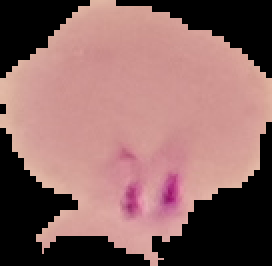
#> input picture samples/parasitized_2.png, 136 x 133 px (shown 2 times larger)
$ python make_diagrams.py
#> lines starting #> are read from the running program, lines starting #| are printed output that depends on the picture
"""Draws the system architecture diagram for the report (report/assets/architecture.png)."""
from pathlib import Path

import matplotlib

matplotlib.use("Agg")
import matplotlib.pyplot as plt
from matplotlib.patches import FancyArrowPatch, FancyBboxPatch

OUT = Path(__file__).parent / "assets"
plt.rcParams["font.family"] = "serif"
plt.rcParams["font.serif"] = ["Times New Roman", "DejaVu Serif"]


def box(ax, x, y, w, h, title, lines=(), fill="white", bold=True):
#> called with x = 0.4, y = 4.6, w = 1.9, h = 1.5, title = 'Dataset', fill = 'white', bold = True
    ax.add_patch(FancyBboxPatch((x, y), w, h, boxstyle="round,pad=0.02,rounding_size=0.08",
                                linewidth=1.2, edgecolor="black", facecolor=fill))
    ax.text(x + w / 2, y + h - 0.22, title, ha="center", va="top", fontsize=10.5,
            fontweight="bold" if bold else "normal")
    for i, line in enumerate(lines):
        ax.text(x + w / 2, y + h - 0.55 - i * 0.24, line, ha="center", va="top", fontsize=8.5)


def arrow(ax, p, q, label=None, both=False, offset=(0, 0.12)):
    ax.add_patch(FancyArrowPatch(p, q, arrowstyle="<|-|>" if both else "-|>", mutation_scale=12,
                                 linewidth=1.1, color="black"))
    if label:
        ax.text((p[0] + q[0]) / 2 + offset[0], (p[1] + q[1]) / 2 + offset[1], label,
                ha="center", va="bottom", fontsize=8, style="italic")


def main():
    fig, ax = plt.subplots(figsize=(11, 7.2))
    ax.set_xlim(0, 11)
    ax.set_ylim(0, 7.2)
    ax.axis("off")

    # Lane labels
    ax.add_patch(FancyBboxPatch((0.15, 4.35), 10.7, 2.65, boxstyle="round,pad=0.02,rounding_size=0.1",
                                linewidth=0.8, edgecolor="#888", facecolor="#f4f4f4", linestyle="--"))
    ax.text(0.35, 6.85, "A. Offline: training and evaluation (laptop CPU)", fontsize=10, va="top",
            fontweight="bold", color="#333")
    ax.add_patch(FancyBboxPatch((0.15, 0.15), 10.7, 3.95, boxstyle="round,pad=0.02,rounding_size=0.1",
                                linewidth=0.8, edgecolor="#888", facecolor="#f4f4f4", linestyle="--"))
    ax.text(0.35, 3.95, "B. Online: web application", fontsize=10, va="top", fontweight="bold",
            color="#333")

    # Offline lane
    y = 4.6
    box(ax, 0.4, y, 1.9, 1.5, "Dataset", ["NIH Malaria Cell", "Images", "27,558 cells"])
    box(ax, 2.75, y, 1.9, 1.5, "pipeline.py", ["Stages 1-5", "crop, resize, CLAHE,", "median filter"])
    box(ax, 5.1, y, 1.9, 1.5, "train.py", ["MobileNetV2,", "transfer learning", "(PyTorch)"])
    box(ax, 7.45, y, 1.5, 1.5, "Model", [".pt weights", "metrics.json", "figures"])
    box(ax, 9.3, y, 1.4, 1.5, "export_onnx.py", ["same network", "as .onnx file"], bold=True)
    for a, b in ((2.3, 2.75), (4.65, 5.1), (7.0, 7.45), (8.95, 9.3)):
        arrow(ax, (a, y + 0.75), (b, y + 0.75))

    # Online lane
    box(ax, 0.4, 1.55, 1.6, 1.6, "Browser", ["user picks or", "uploads a cell"])
    box(ax, 2.6, 1.55, 1.9, 1.6, "React web app", ["hosted on Vercel", "shows steps, verdict,", "metrics, syllabus map"])
    box(ax, 5.95, 0.45, 1.95, 3.3, "FastAPI server", ["hosted on Render", "backend/main.py", "", "/api/samples", "/api/analyze",
                                                      "/api/metrics", "/api/health"])
    box(ax, 8.4, 2.25, 2.3, 1.5, "ONNX Runtime", ["Stage 9: MobileNetV2", "Parasitized /", "Uninfected"])
    box(ax, 8.4, 0.45, 2.3, 1.5, "pipeline.py", ["Stages 1-8 (OpenCV):", "enhance, Otsu,", "morphology, contours"])
    arrow(ax, (2.0, 2.35), (2.6, 2.35), "HTTPS", both=True)
    arrow(ax, (4.5, 2.65), (5.95, 2.65), "image + settings")
    arrow(ax, (5.95, 1.95), (4.5, 1.95))
    ax.text(5.22, 1.82, "JSON: 10 step images,", ha="center", va="top", fontsize=8, style="italic")
    ax.text(5.22, 1.58, "verdict, thresholds", ha="center", va="top", fontsize=8, style="italic")
    arrow(ax, (7.9, 3.0), (8.4, 3.0))
    arrow(ax, (7.9, 1.2), (8.4, 1.2))
    # Trained model feeds the server
    arrow(ax, (10.0, 4.6), (10.0, 3.75), "model file", offset=(0.42, -0.05))

    fig.tight_layout()
    OUT.mkdir(exist_ok=True)
    fig.savefig(OUT / "architecture.png", dpi=200, facecolor="white")
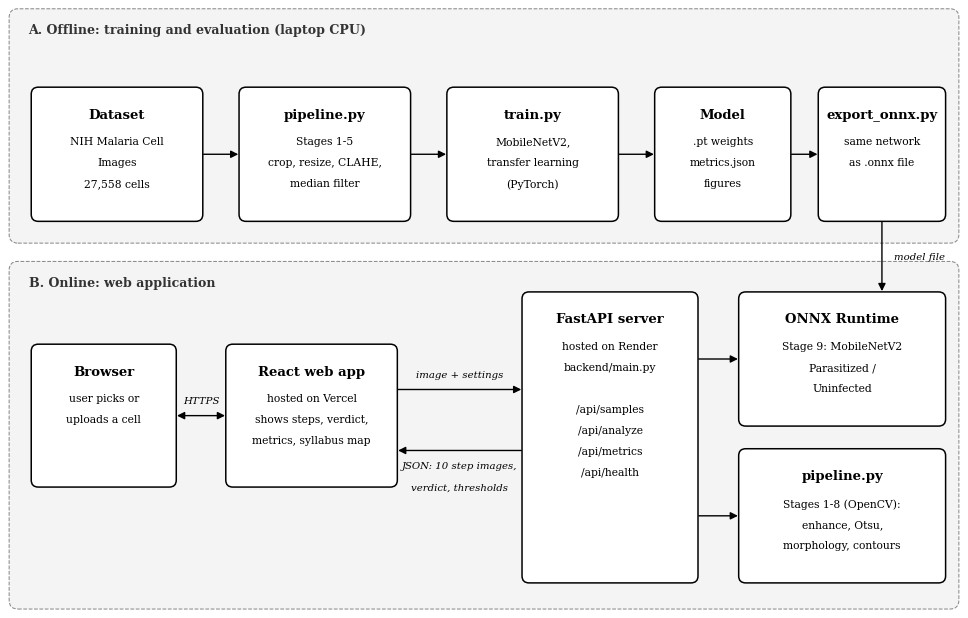
#> figure drawn by matplotlib, 1 panel
    print("saved", OUT / "architecture.png")


GREEN, BLUE, RED, GREY = "#2E9E5B", "#2F6FED", "#EE4B5C", "#9A9A9A"


def neural_network():
    """Simplified neural-network picture of our MobileNetV2 classifier
    (report/assets/neural_network.png). Large text so it stays readable
    at README and A4 width."""
    plt.rcParams["font.family"] = "DejaVu Sans"
    fig, ax = plt.subplots(figsize=(12, 7.8))
    ax.set_xlim(0, 12)
    ax.set_ylim(0, 7.8)
    ax.axis("off")

    ax.text(6, 7.45, "MalariaVision: Neural Network Architecture", ha="center", va="center",
            fontsize=22, fontweight="bold")
    ax.text(6, 7.05, "Simplified view of our MobileNetV2 classifier (transfer learning)", ha="center",
            va="center", fontsize=13, color="#555")

    # Input cell image
    cell = plt.imread(Path(__file__).resolve().parent.parent / "samples" / "parasitized_2.png")
#> cell is the input picture: shape (133, 136, 3) float32; mean R, G, B 0.546, 0.399, 0.39
    ax.imshow(cell, extent=(0.15, 1.65, 3.1, 4.6), zorder=3)
    ax.text(0.9, 2.85, "Cell image", ha="center", va="top", fontsize=14, fontweight="bold")
    ax.text(0.9, 2.5, "128 × 128 × 3", ha="center", va="top", fontsize=13, color="#444")

    r = 0.3
    X_IN, X_H1, X_H2, X_OUT = 2.6, 4.55, 6.85, 8.95
    ax.annotate("", xy=(X_IN - r - 0.08, 3.85), xytext=(1.75, 3.85),
                arrowprops=dict(arrowstyle="-|>", color="black", lw=1.6))
    layers = {
        "in": (X_IN, [5.55, 4.65, 3.75, 2.05], GREEN, 2.9),
        "h1": (X_H1, [5.2, 4.3, 3.4, 2.5], BLUE, None),
        "h2": (X_H2, [4.75, 3.8, 2.85], BLUE, None),
        "out": (X_OUT, [4.35, 3.2], RED, None),
    }
    # Connections first, so circles are drawn on top
    order = ["in", "h1", "h2", "out"]
    for a, b in zip(order, order[1:]):
        xa, ya, _, _ = layers[a]
        xb, yb, _, _ = layers[b]
        for y1 in ya:
            for y2 in yb:
                ax.plot([xa + r, xb - r], [y1, y2], color=GREY, lw=0.9, zorder=1)
    for key, (x, ys, color, dots) in layers.items():
        for y in ys:
            ax.add_patch(plt.Circle((x, y), r, color=color, zorder=2))
        if dots:
            ax.text(x, dots, "⋮", ha="center", va="center", fontsize=28, color="#555")
    for label, y in (("x₁", 5.55), ("x₂", 4.65), ("x₃", 3.75), ("xₙ", 2.05)):
        ax.text(X_IN, y, label, ha="center", va="center", fontsize=14, color="white",
                fontweight="bold", zorder=3)

    # Column labels
    mid = (X_H1 + X_H2) / 2
    ax.text(X_IN, 6.35, "Input layer", ha="center", fontsize=16, fontweight="bold", color=GREEN)
    ax.text(mid, 6.35, "Hidden layers", ha="center", fontsize=16, fontweight="bold", color=BLUE)
    ax.text(mid, 6.15, "52 convolution layers\n(17 inverted residual blocks)", ha="center", va="top",
            fontsize=12, color="#333")
    ax.text(X_OUT, 6.35, "Output layer", ha="center", fontsize=16, fontweight="bold", color=RED)
    ax.text(X_OUT, 6.15, "Softmax, 2 classes", ha="center", va="top", fontsize=12, color="#333")
    ax.text(X_IN, 1.6, "49,152 pixel values\n(after Stages 1-5)", ha="center", va="top", fontsize=12)
    ax.text(X_H1, 1.6, "Early layers\nedges, colours\n(frozen)", ha="center", va="top", fontsize=12)
    ax.text(X_H2, 1.6, "Later layers\npurple spots, shapes\n(fine-tuned)", ha="center", va="top", fontsize=12)
    ax.text(X_OUT + 0.45, 4.35, "Parasitized\n98.6%", ha="left", va="center", fontsize=14, fontweight="bold")
    ax.text(X_OUT + 0.45, 3.2, "Uninfected\n1.4%", ha="left", va="center", fontsize=14)

    # Legend
    for i, (name, color) in enumerate((("Input", GREEN), ("Hidden", BLUE), ("Output", RED))):
        y = 1.95 - i * 0.38
        ax.add_patch(plt.Circle((10.0, y), 0.13, color=color))
        ax.text(10.22, y, name, va="center", fontsize=13, fontweight="bold")

    # Training facts
    ax.add_patch(FancyBboxPatch((0.05, 0.12), 11.9, 0.5, boxstyle="round,pad=0.02,rounding_size=0.1",
                                linewidth=0.8, edgecolor="#ccc", facecolor="#fafafa"))
    ax.text(6, 0.37, "ImageNet pre-trained  ·  Adam  ·  learning rate 0.001 → 0.0001  ·  "
            "cross-entropy loss  ·  19,282 training images  ·  96.6% accuracy",
            ha="center", va="center", fontsize=10)

    fig.savefig(OUT / "neural_network.png", dpi=150, facecolor="white", bbox_inches="tight")
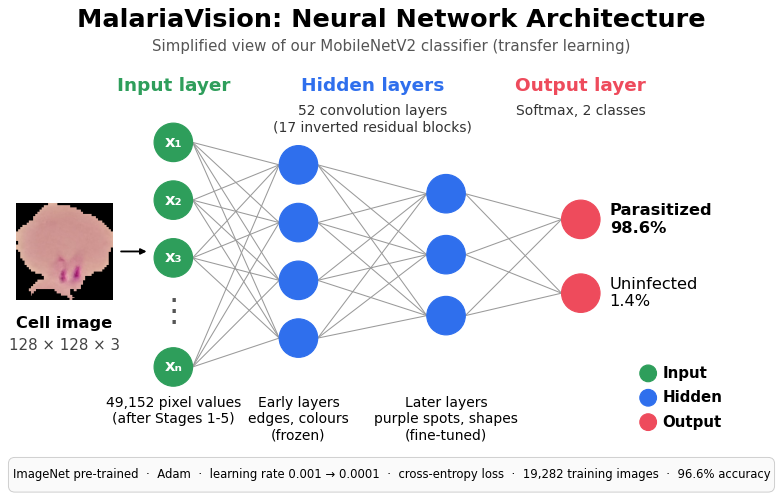
#> figure drawn by matplotlib, 1 panel
    plt.close(fig)
    print("saved", OUT / "neural_network.png")


def neuron():
    """One node of the network in detail (report/assets/neuron.png)."""
    plt.rcParams["font.family"] = "DejaVu Sans"
    fig, ax = plt.subplots(figsize=(12, 5))
    ax.set_xlim(0, 12)
    ax.set_ylim(0, 5)
    ax.axis("off")

    ax.text(6, 4.7, "One node (neuron), zoomed in", ha="center", va="center", fontsize=20,
            fontweight="bold")
    cx, cy, R = 5.3, 2.45, 1.15
    ax.add_patch(plt.Circle((cx, cy), R, color="#333", zorder=2))
    ax.add_patch(plt.matplotlib.patches.Wedge((cx, cy), R, -90, 90, color="#666", zorder=2))
    ax.text(cx - 0.6, cy, "Σ wᵢxᵢ + b", ha="center", va="center", fontsize=12, color="white", zorder=3)
    ax.text(cx + 0.56, cy, "f(z)", ha="center", va="center", fontsize=16, color="white", zorder=3)
    ax.text(cx - 0.9, cy + R + 0.28, "Weighted sum", ha="center", fontsize=13, color="#333")
    ax.text(cx + 0.95, cy + R + 0.28, "Activation", ha="center", fontsize=13, color="#333")

    ax.text(0.9, 4.0, "Inputs", ha="center", fontsize=14, fontweight="bold", color=GREEN)
    for label, y in (("x₁", 3.4), ("x₂", 2.45), ("xₙ", 1.3)):
        ax.text(0.9, y, label, ha="center", va="center", fontsize=17)
        ax.annotate("", xy=(cx - R * 0.98, cy + (y - cy) * 0.3), xytext=(1.25, y),
                    arrowprops=dict(arrowstyle="-|>", color="black", lw=1.4))
    ax.text(0.9, 1.9, "⋮", ha="center", va="center", fontsize=22, color="#555")
    ax.text(1.4, 0.55, "Weights w₁ … wₙ on the arrows (learned in training)", ha="left", fontsize=13,
            color="#333")

    ax.annotate("", xy=(7.75, cy), xytext=(cx + R, cy), arrowprops=dict(arrowstyle="-|>", color="black", lw=1.4))
    ax.text(7.1, cy + 0.2, "output", ha="center", fontsize=14)

    ax.add_patch(FancyBboxPatch((8.0, 0.75), 3.85, 3.35, boxstyle="round,pad=0.02,rounding_size=0.12",
                                linewidth=0.8, edgecolor="#ccc", facecolor="#f7f7f7"))
    lines = [("z = Σ wᵢxᵢ + b", True), ("output = f(z)", True), ("", False),
             ("Hidden layers: f = ReLU6", True), ("ReLU6(z) = min(max(0, z), 6)", False), ("", False),
             ("Output layer: f = Softmax", True), ("turns the 2 scores into", False),
             ("probabilities that add up to 1", False)]
    y = 3.85
    for text, bold in lines:
        if text:
            ax.text(8.2, y, text, ha="left", va="center", fontsize=12.5 if bold else 11.5,
                    fontweight="bold" if bold else "normal", color="#222" if bold else "#444")
        y -= 0.34

    fig.savefig(OUT / "neuron.png", dpi=150, facecolor="white", bbox_inches="tight")
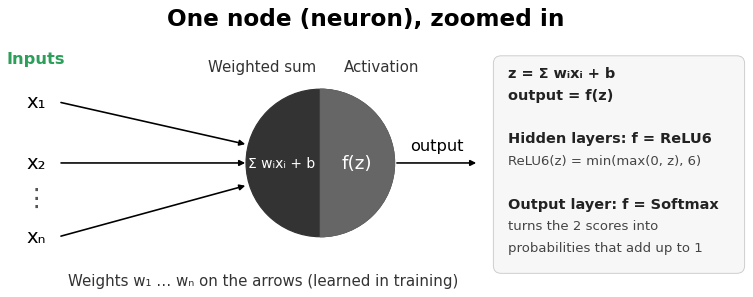
#> figure drawn by matplotlib, 1 panel
    plt.close(fig)
    print("saved", OUT / "neuron.png")


if __name__ == "__main__":
    main()
    neural_network()
    neuron()

$ run again, with samples/parasitized_1.png copied over samples/parasitized_2.png
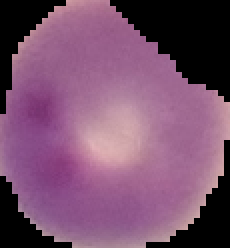
#> input picture samples/parasitized_1.png, 115 x 124 px (shown 2 times larger)
#> in neural_network, cell is the input picture: shape (124, 115, 3) float32; mean R, G, B 0.472, 0.313, 0.425
#> in neural_network, `fig.savefig(OUT / "neural_network.png", dpi=150, facecolor="white", bb..`:
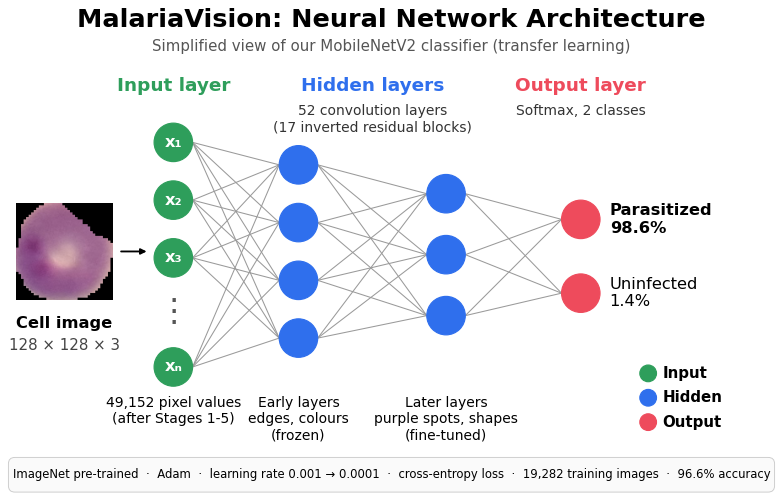
#> figure drawn by matplotlib, 1 panel

$ run again, with samples/parasitized_3.png copied over samples/parasitized_2.png
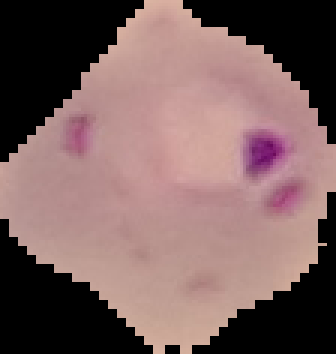
#> input picture samples/parasitized_3.png, 112 x 118 px (shown 3 times larger)
#> in neural_network, cell is the input picture: shape (118, 112, 3) float32; mean R, G, B 0.483, 0.378, 0.372
#> in neural_network, `fig.savefig(OUT / "neural_network.png", dpi=150, facecolor="white", bb..`:
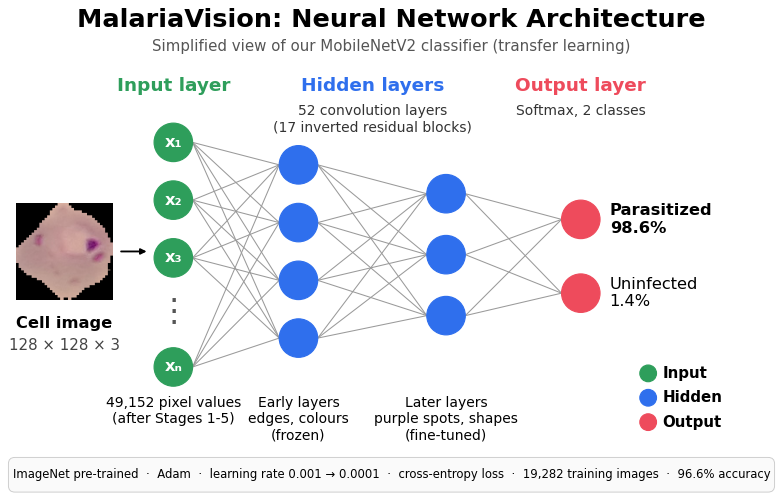
#> figure drawn by matplotlib, 1 panel

$ run again, with samples/parasitized_4.png copied over samples/parasitized_2.png
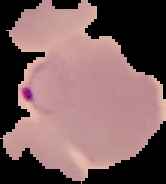
#> input picture samples/parasitized_4.png, 166 x 184 px
#> in neural_network, cell is the input picture: shape (184, 166, 3) float32; mean R, G, B 0.481, 0.369, 0.37
#> in neural_network, `fig.savefig(OUT / "neural_network.png", dpi=150, facecolor="white", bb..`:
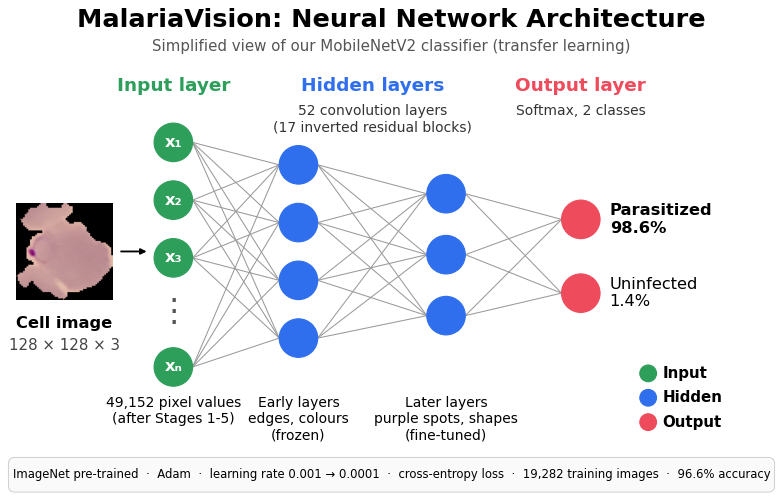
#> figure drawn by matplotlib, 1 panel
